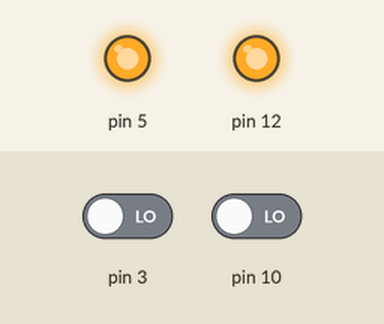
This sketch was run on a simulated Arduino Uno, built with avr-gcc and run on an emulated ATmega328P. Parts: output pins drawn as LEDs (lit = HIGH). Inputs (shaded band) come from the test bench; at power-on: pin 3 LOW, pin 10 LOW. What the sketch prints to the serial monitor is not drawn.

Above: at 0.1 s.
Timing chart, 0 to 1.6 s (numbered marks = the images above):
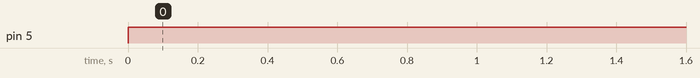

The sketch:

sensorDetect.ino
```cpp
// # Connection:
// #       Pin 1 VCC (URM V3.2) -> VCC (Arduino)
// #       Pin 2 GND (URM V3.2) -> GND (Arduino)
// #       Pin 4 PWM (URM V3.2) -> Pin 3 (Arduino)
// #       Pin 6 COMP/TRIG (URM V3.2) -> Pin 5 (Arduino)
// # DistanceSensor sensor(<Pin 4 PWM>,<Pin 6 COMP>);
#include "DistanceSensor.h"
DistanceSensor sensorL(3,5); 	//Sensor L pin 3 en 5
DistanceSensor sensorR(10,12); 	// Sensor R pin 5 en 6

void setup(){
  Serial.begin(9600);
}

void loop(){
  String runTimeMillis = String(millis());
  String distanceL     = String(sensorL.getDistance());
  String distanceR     = String(sensorR.getDistance());
  Serial.println( runTimeMillis+":"+distanceL+":"+distanceR );
  delay(20);
}
```

DistanceSensor.cpp
```cpp
#include "Arduino.h"
#include "DistanceSensor.h"

DistanceSensor::DistanceSensor(int URPWM, int URTRIG)
{
  _URPWM  = URPWM;
  _URTRIG = URTRIG;
  uint8_t EnPwmCmd[4]={0x44,0x22,0xbb,0x01};

  pinMode(_URTRIG,OUTPUT);                     // A low pull on pin COMP/TRIG
  digitalWrite(_URTRIG,HIGH);                  // Set to HIGH
  pinMode(_URPWM, INPUT);                      // Sending Enable PWM mode command
}

int DistanceSensor::getDistance() {
  digitalWrite(_URTRIG, LOW);
  digitalWrite(_URTRIG, HIGH);               // reading Pin PWM will output pulses

  unsigned long DistanceMeasured=pulseIn(_URPWM,LOW);
  if(DistanceMeasured==50000 ){
    return -1;
  } else {
    return DistanceMeasured/50;
  }
}
```

DistanceSensor.h
```cpp
#ifndef DistanceSensor_h
#define DistanceSensor_h

#include "Arduino.h"

class DistanceSensor
{
  public:
    DistanceSensor(int URPWM, int URTRIG);
    int getDistance();
  private:
    int _URPWM;
    int _URTRIG;
};

#endif
```

Measured:
- by itself, pin 5: LOW → HIGH at 0.00 s
